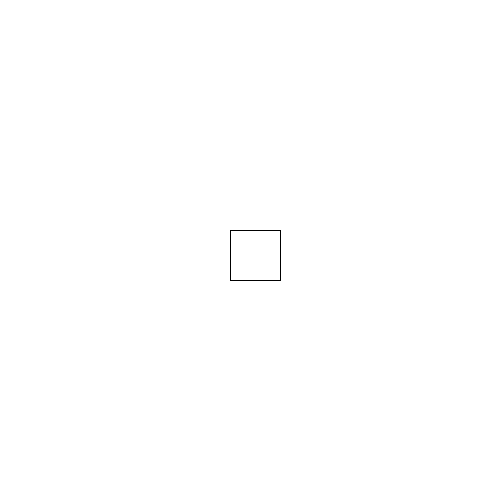
Frame 1 (no input)
Frame 60 (the mouse pressed at the canvas centre just before this capture): identical to frame 1, image omitted
Frame 120 (the mouse held since frame 60 and released just before this capture): identical to frame 1, image omitted

The Processing sketch that drew this single still picture (run headless with seeded random() and noise(); from frame 60 on, the mouse is pressed at the canvas centre):

// Processing sketch: H012_Opd6
// ── H012_Opd6.pde
/*links = 37 |omhoog = 38 
|rechts = 39 | omlaag = 40. */

int x;
int y;

void setup(){
  size(500,500);
background(255,255,255);

x = 230;
y = 230;
}
void draw(){
background(255,255,255);
  rect(x,y,50,50);


}
void keyPressed(){

if(keyCode == 37){
x = x - 10;
}

if(keyCode == 38){
y = y - 10;
}

if(keyCode == 39){
x = x + 10;
}

if(keyCode == 40){
y = y + 10;
}
}
